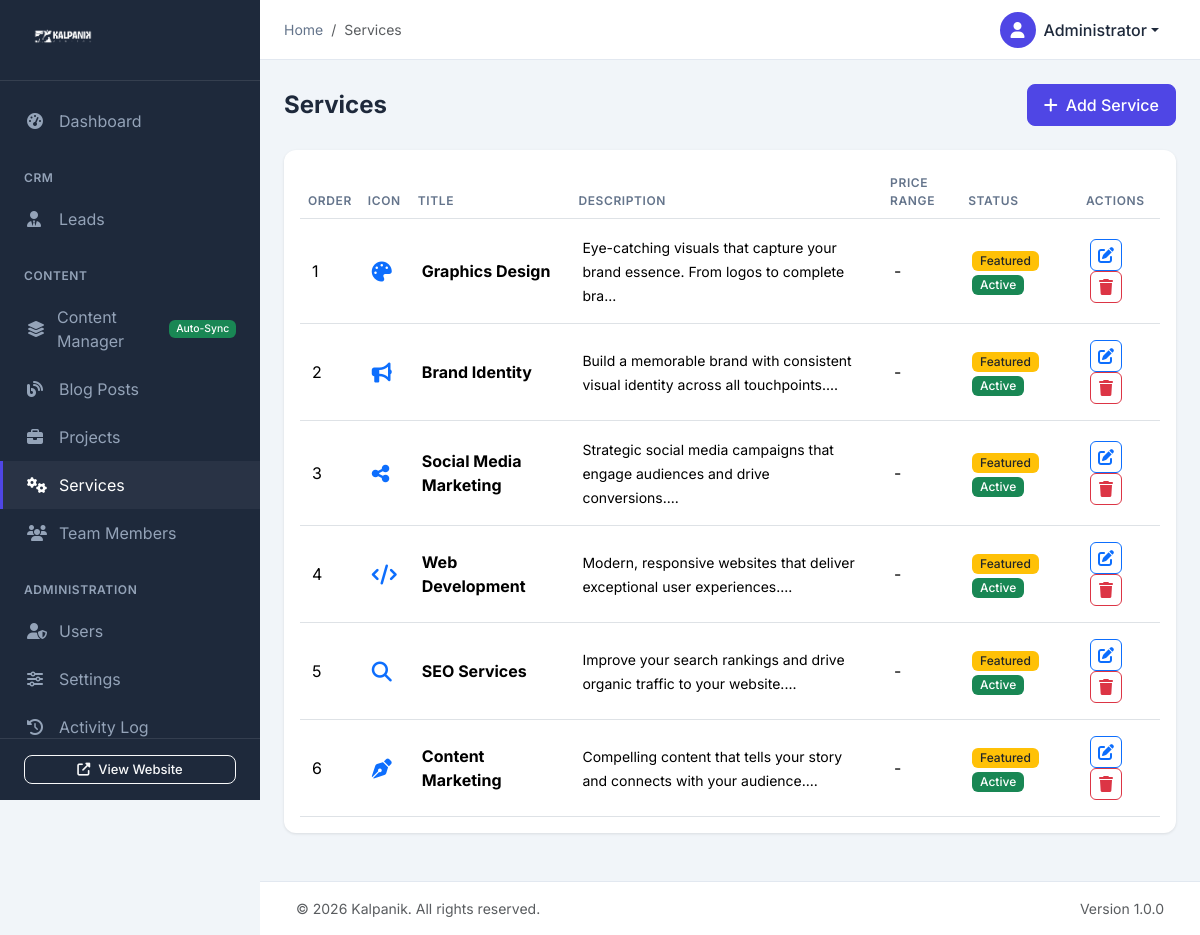
Screenshot of /admin/services.php (signed in) with the database file from the repository.
### tables this page shows
CREATE TABLE IF NOT EXISTS users (
    id INT AUTO_INCREMENT PRIMARY KEY,
    username VARCHAR(50) NOT NULL UNIQUE,
    email VARCHAR(100) NOT NULL UNIQUE,
    password VARCHAR(255) NOT NULL,
    full_name VARCHAR(100) NOT NULL,
    role ENUM('admin', 'editor', 'viewer') DEFAULT 'editor',
    avatar VARCHAR(255) DEFAULT NULL,
    is_active TINYINT(1) DEFAULT 1,
    last_login DATETIME DEFAULT NULL,
    created_at TIMESTAMP DEFAULT CURRENT_TIMESTAMP,
    updated_at TIMESTAMP DEFAULT CURRENT_TIMESTAMP ON UPDATE CURRENT_TIMESTAMP
);

CREATE TABLE IF NOT EXISTS services (
    id INT AUTO_INCREMENT PRIMARY KEY,
    title VARCHAR(100) NOT NULL,
    slug VARCHAR(100) NOT NULL UNIQUE,
    icon VARCHAR(50) DEFAULT NULL,
    short_description TEXT DEFAULT NULL,
    full_description LONGTEXT DEFAULT NULL,
    features JSON DEFAULT NULL,
    price_range VARCHAR(100) DEFAULT NULL,
    sort_order INT DEFAULT 0,
    is_featured TINYINT(1) DEFAULT 0,
    is_active TINYINT(1) DEFAULT 1,
    created_at TIMESTAMP DEFAULT CURRENT_TIMESTAMP,
    updated_at TIMESTAMP DEFAULT CURRENT_TIMESTAMP ON UPDATE CURRENT_TIMESTAMP
);

### admin/services.php (the view, shortened to what the rows shown need)
<?php
require_once __DIR__ . '/includes/header.php';
$db = getDB();
$action = $_GET['action'] ?? 'list';
$id = isset($_GET['id']) ? (int)$_GET['id'] : 0;
$icons = [
    'fa-palette' => 'Palette (Design)',
    'fa-bullhorn' => 'Bullhorn (Marketing)',
    'fa-share-nodes' => 'Share (Social)',
    'fa-code' => 'Code (Development)',
    'fa-magnifying-glass' => 'Search (SEO)',
    'fa-pen-nib' => 'Pen (Content)',
    'fa-photo-film' => 'Photo/Film',
    'fa-chart-line' => 'Chart (Analytics)',
    'fa-mobile-screen' => 'Mobile',
    'fa-laptop' => 'Laptop',
    'fa-globe' => 'Globe (Web)',
    'fa-envelope' => 'Envelope (Email)',
    'fa-video' => 'Video',
    'fa-camera' => 'Camera',
    'fa-lightbulb' => 'Lightbulb (Ideas)'
];
if ($action === 'add' || $action === 'edit') {
    $service = null;
    if ($action === 'edit' && $id > 0) {
        $stmt = $db->prepare("SELECT * FROM services WHERE id = ?");
        $stmt->execute([$id]);
        $service = $stmt->fetch();
        if (!$service) {
            setFlashMessage('danger', 'Service not found.');
            header('Location: services.php');
            exit;
        }
    }
    ?>
    <div class="page-header">
        <h1 class="page-title"><?php echo $action === 'add' ? 'Add New Service' : 'Edit Service'; ?></h1>
        <a href="<?php echo getAdminUrl('services.php'); ?>" class="btn btn-outline-secondary">
            <i class="fas fa-arrow-left me-2"></i>Back to List
        </a>
    </div>
    <form method="POST" action="services.php<?php echo $id ? '?id=' . $id : ''; ?>" class="needs-validation" novalidate>
        <input type="hidden" name="csrf_token" value="<?php echo generateCsrfToken(); ?>">
        <div class="row">
            <div class="col-lg-8">
                <div class="card">
                    <div class="card-body">
                        <div class="mb-3">
                            <label for="title" class="form-label">Service Title *</label>
                            <input type="text" class="form-control" id="title" name="title" required
                                   value="<?php echo htmlspecialchars($service['title'] ?? ''); ?>">
                        </div>
                        <div class="mb-3">
                            <label for="slug" class="form-label">Slug</label>
                            <input type="text" class="form-control" id="slug" name="slug"
                                   value="<?php echo htmlspecialchars($service['slug'] ?? ''); ?>">
                            <small class="text-muted">Leave empty to auto-generate from title.</small>
                        </div>
                        <div class="mb-3">
                            <label for="short_description" class="form-label">Short Description *</label>
                            <textarea class="form-control" id="short_description" name="short_description" rows="3" required><?php echo htmlspecialchars($service['short_description'] ?? ''); ?></textarea>
                            <small class="text-muted">Brief description shown on the services page.</small>
                        </div>
                        <div class="mb-3">
                            <label for="full_description" class="form-label">Full Description</label>
                            <textarea class="form-control tinymce-editor" id="full_description" name="full_description" rows="10"><?php echo htmlspecialchars($service['full_description'] ?? ''); ?></textarea>
                        </div>
                        <div class="mb-3">
                            <label for="features" class="form-label">Features</label>
                            <textarea class="form-control" id="features" name="features" rows="4"><?php echo htmlspecialchars($service['features'] ?? ''); ?></textarea>
                            <small class="text-muted">Enter each feature on a new line.</small>
                        </div>
                    </div>
                </div>
            </div>
            <div class="col-lg-4">
                <div class="card">
                    <div class="card-header">
                        <h5 class="card-title">Service Settings</h5>
                    </div>
                    <div class="card-body">
                        <div class="mb-3">
                            <div class="form-check mb-2">
                                <input class="form-check-input" type="checkbox" id="is_active" name="is_active"
                                       <?php echo ($service['is_active'] ?? 1) ? 'checked' : ''; ?>>
                                <label class="form-check-label" for="is_active">Active</label>
                            </div>
                            <div class="form-check">
                                <input class="form-check-input" type="checkbox" id="is_featured" name="is_featured"
                                       <?php echo ($service['is_featured'] ?? 0) ? 'checked' : ''; ?>>
                                <label class="form-check-label" for="is_featured">Featured</label>
                            </div>
                        </div>
                        <div class="mb-3">
                            <label for="icon" class="form-label">Icon</label>
                            <select class="form-select" id="icon" name="icon">
                                <option value="">Select Icon</option>
                                <?php foreach ($icons as $iconClass => $iconLabel): ?>
                                <option value="<?php echo $iconClass; ?>" <?php echo ($service['icon'] ?? '') === $iconClass ? 'selected' : ''; ?>>
                                    <?php echo $iconLabel; ?>
                                </option>
                                <?php endforeach; ?>
                            </select>
                            <small class="text-muted">Font Awesome icon class.</small>
                        </div>
                        <div class="mb-3">
                            <label for="price_range" class="form-label">Price Range</label>
                            <input type="text" class="form-control" id="price_range" name="price_range"
                                   placeholder="e.g., ₹5,000 - ₹50,000"
                                   value="<?php echo htmlspecialchars($service['price_range'] ?? ''); ?>">
                        </div>
                        <div class="mb-3">
                            <label for="sort_order" class="form-label">Sort Order</label>
                            <input type="number" class="form-control" id="sort_order" name="sort_order"
                                   value="<?php echo (int)($service['sort_order'] ?? 0); ?>">
                            <small class="text-muted">Lower numbers appear first.</small>
                        </div>
                    </div>
                </div>
                <div class="d-grid gap-2">
                    <button type="submit" name="save_service" class="btn btn-primary">
                        <i class="fas fa-save me-2"></i>Save Service
                    </button>
                    <a href="<?php echo getAdminUrl('services.php'); ?>" class="btn btn-outline-secondary">Cancel</a>
                </div>
            </div>
        </div>
    </form>
    <?php
} else {
    $stmt = $db->query("SELECT * FROM services ORDER BY sort_order ASC, created_at DESC");
    $services = $stmt->fetchAll();
    ?>
    <div class="page-header">
        <h1 class="page-title">Services</h1>
    </div>
    <div class="card">
        <div class="card-body">
            <?php if (empty($services)): ?>
            <div class="empty-state">
                <i class="fas fa-cogs"></i>
                <h5>No services found</h5>
                <p>Start by creating your first service.</p>
                <a href="<?php echo getAdminUrl('services.php?action=add'); ?>" class="btn btn-primary">
                    <i class="fas fa-plus me-2"></i>Add Service
                </a>
            </div>
            <?php else: ?>
            <div class="table-responsive">
                <table class="table table-hover">
                    <thead>
                        <tr>
                            <th style="width: 50px;">Order</th>
                            <th style="width: 50px;">Icon</th>
                            <th>Title</th>
                            <th>Description</th>
                            <th>Price Range</th>
                            <th>Status</th>
                            <th>Actions</th>
                        </tr>
                    </thead>
                    <tbody>
                        <?php foreach ($services as $service): ?>
                        <tr>
                            <td><?php echo $service['sort_order']; ?></td>
                            <td>
                                <?php if ($service['icon']): ?>
                                <i class="fas <?php echo htmlspecialchars($service['icon']); ?> fa-lg text-primary"></i>
                                <?php else: ?>
                                <span class="text-muted">-</span>
                                <?php endif; ?>
                            </td>
                            <td><strong><?php echo htmlspecialchars($service['title']); ?></strong></td>
                            <td>
                                <small><?php echo htmlspecialchars(substr($service['short_description'], 0, 80)); ?>...</small>
                            </td>
                            <td><?php echo htmlspecialchars($service['price_range'] ?: '-'); ?></td>
                            <td>
                                <?php if ($service['is_featured']): ?>
                                <span class="badge bg-warning text-dark me-1">Featured</span>
                                <?php endif; ?>
                                <span class="badge bg-<?php echo $service['is_active'] ? 'success' : 'secondary'; ?>">
                                    <?php echo $service['is_active'] ? 'Active' : 'Inactive'; ?>
                                </span>
                            </td>
                            <td>
                                <a href="<?php echo getAdminUrl('services.php?action=edit&id=' . $service['id']); ?>"
                                   class="btn btn-action btn-outline-primary" title="Edit">
                                    <i class="fas fa-edit"></i>
                                </a>
                                <form method="POST" action="services.php?id=<?php echo $service['id']; ?>" class="d-inline">
                                    <button type="submit" name="delete_service" class="btn btn-action btn-outline-danger delete-btn" title="Delete">
                                        <i class="fas fa-trash"></i>
                                    </button>
                                </form>
                            </td>
                        </tr>
                        <?php endforeach; ?>
                    </tbody>
                </table>
            </div>
            <?php endif; ?>
        </div>
    </div>
    <?php
}
require_once __DIR__ . '/includes/footer.php';
?>

### admin/includes/header.php (shortened to what the rows shown need)
<?php
require_once __DIR__ . '/../config/auth.php';
$currentUser = getCurrentUser();
?>
<!DOCTYPE html>
<html lang="en">
<head>
    <link href="https://cdn.jsdelivr.net/npm/bootstrap@5.3.2/dist/css/bootstrap.min.css" rel="stylesheet">
    <link rel="stylesheet" href="https://cdnjs.cloudflare.com/ajax/libs/font-awesome/6.5.1/css/all.min.css">
    <link href="https://cdn.datatables.net/1.13.7/css/dataTables.bootstrap5.min.css" rel="stylesheet">
    <link rel="stylesheet" href="<?php echo getAdminUrl('assets/css/admin.css'); ?>">
</head>
<body>
    <div class="main-content" id="mainContent">
        <nav class="topbar">
            <div class="topbar-right">
                <div class="dropdown">
                    <button class="btn btn-link dropdown-toggle user-dropdown" type="button" data-bs-toggle="dropdown">
                        <div class="user-avatar">
                            <?php if ($currentUser['avatar']): ?>
                                <img src="<?php echo $currentUser['avatar']; ?>" alt="Avatar">
                            <?php else: ?>
                                <i class="fas fa-user"></i>
                            <?php endif; ?>
                        </div>
                        <span class="d-none d-md-inline"><?php echo htmlspecialchars($currentUser['full_name']); ?></span>
                    </button>
                </div>
            </div>
        </nav>
        <div class="content-wrapper">

### rows the page displays
users: full_name "Administrator"
services: sort_order "1", title "Graphics Design", short_description "Eye-catching visuals that capture your brand essence. From logos to complete bra", price_range "-", is_featured "Featured", is_active "Active"
services: sort_order "2", title "Brand Identity", short_description "Build a memorable brand with consistent visual identity across all touchpoints.", price_range "-", is_featured "Featured", is_active "Active"
services: sort_order "3", title "Social Media Marketing", short_description "Strategic social media campaigns that engage audiences and drive conversions.", price_range "-", is_featured "Featured", is_active "Active"
services: sort_order "4", title "Web Development", short_description "Modern, responsive websites that deliver exceptional user experiences.", price_range "-", is_featured "Featured", is_active "Active"
services: sort_order "5", title "SEO Services", short_description "Improve your search rankings and drive organic traffic to your website.", price_range "-", is_featured "Featured", is_active "Active"
services: sort_order "6", title "Content Marketing", short_description "Compelling content that tells your story and connects with your audience.", price_range "-", is_featured "Featured", is_active "Active"

### other values shown
$page_title "Services"
